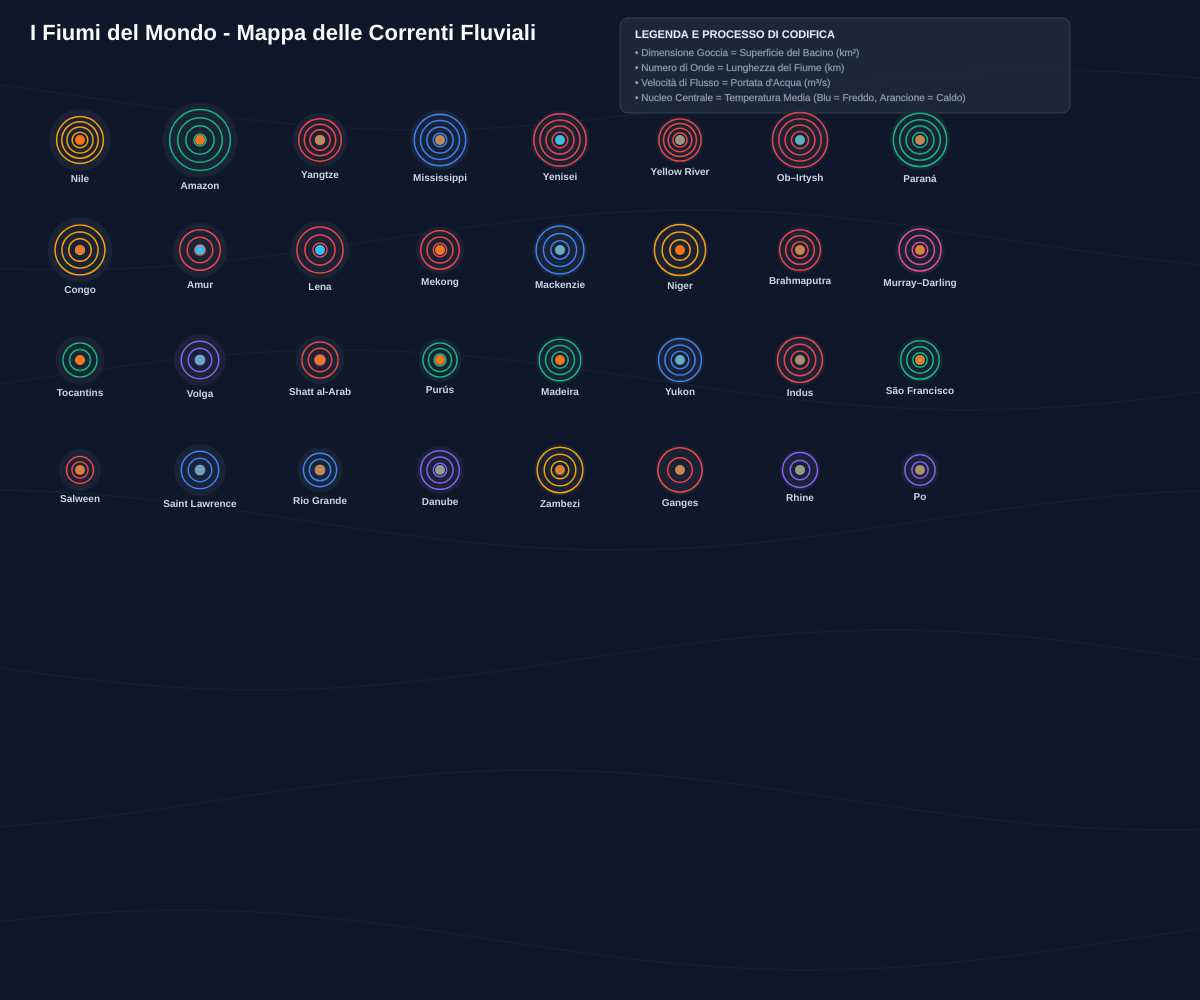
Frame 1 (no input)
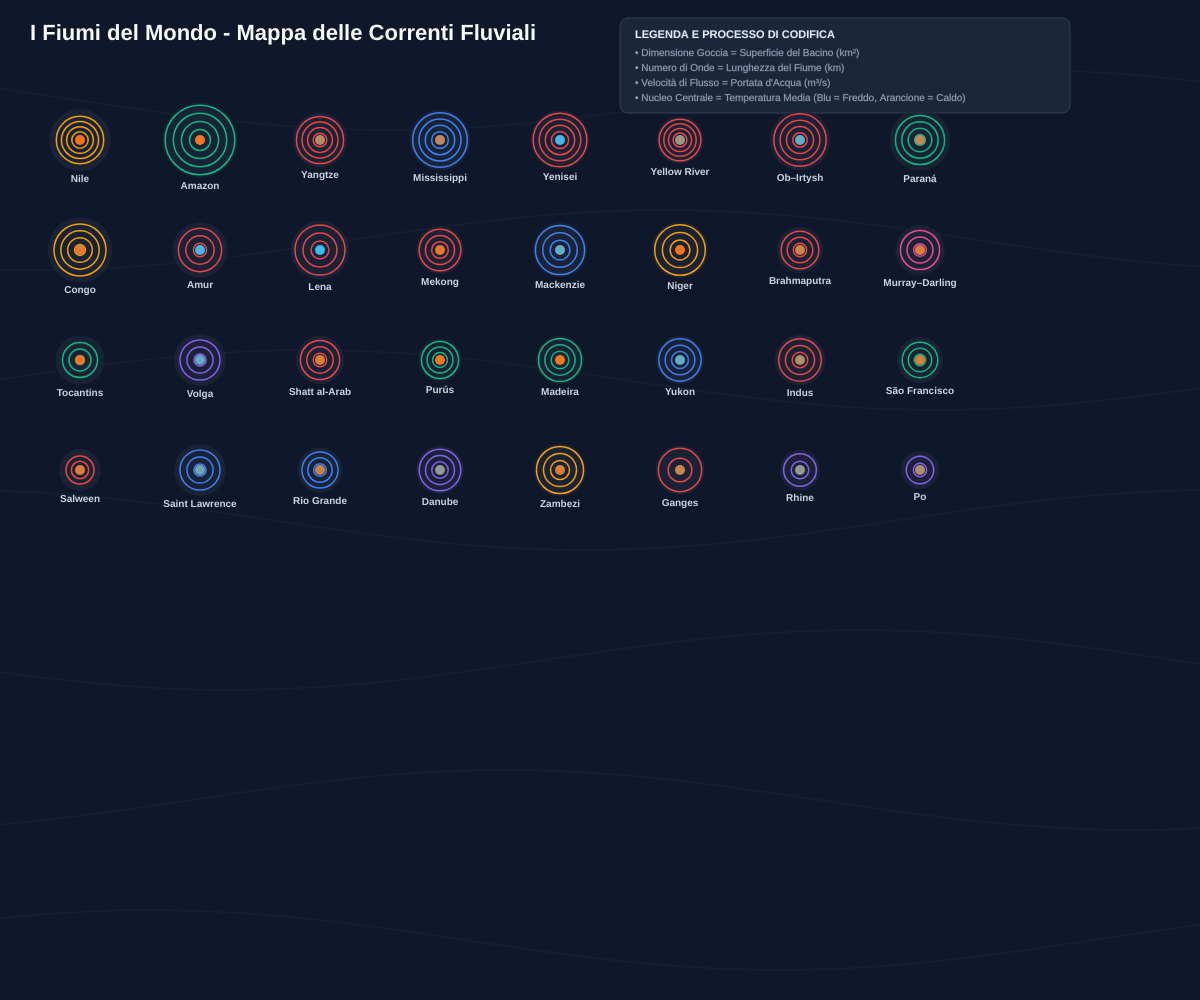
Frame 60 (no input)
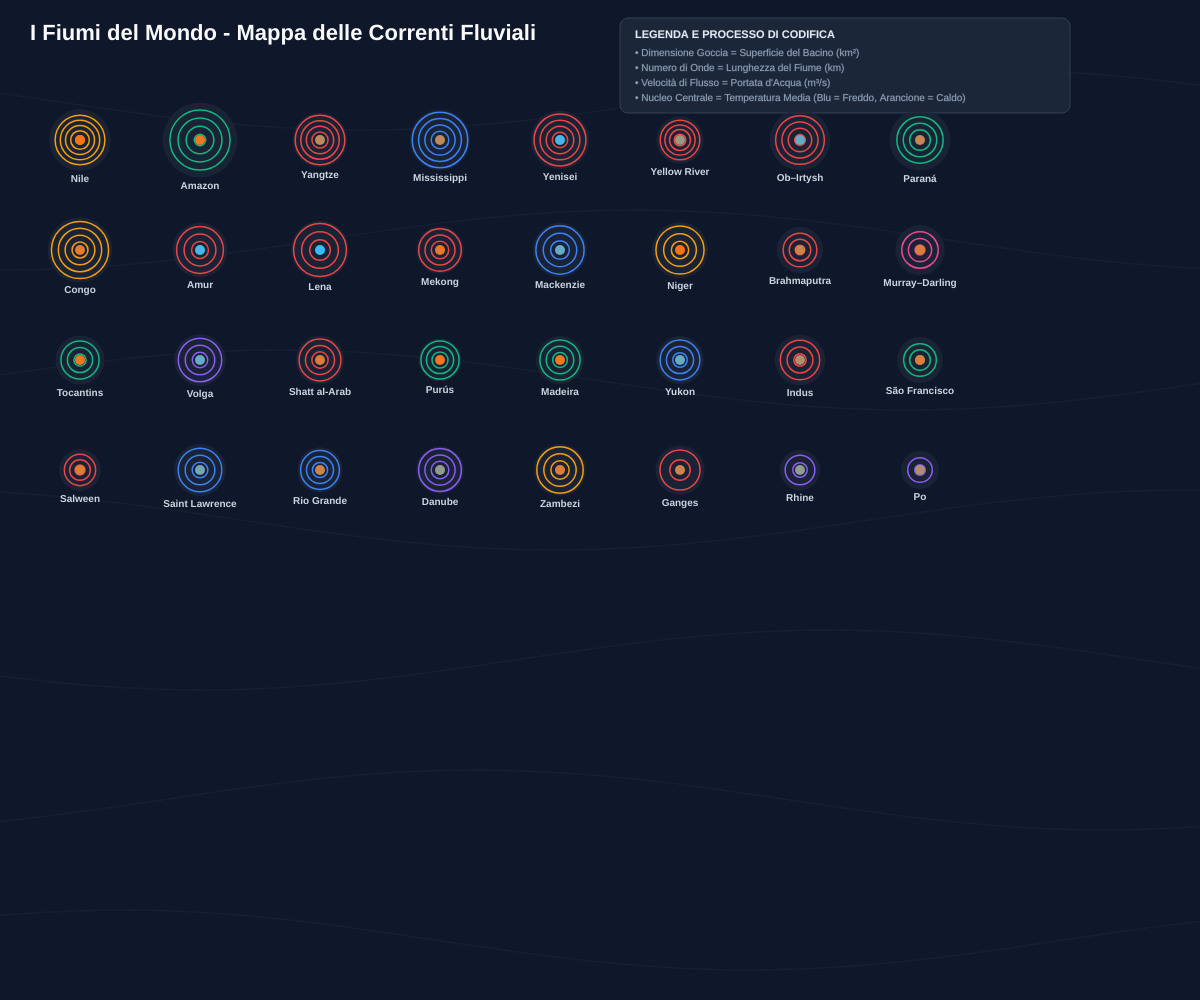
Frame 120 (the mouse pressed at the canvas centre since frame 60)

The p5.js sketch that drew these frames (run headless with seeded random() and noise() and a simulated clock; from frame 60 on, the mouse is pressed at the canvas centre):

// p5.js sketch
// ── sketch.js

const rawData = [
  {name:"Nile", length:6650, area:3254555, discharge:2800, continent:"Africa", temp:27.5},
  {name:"Amazon", length:6575, area:7050000, discharge:209000, continent:"South America", temp:26},
  {name:"Yangtze", length:6300, area:1808500, discharge:31900, continent:"Asia", temp:17},
  {name:"Mississippi", length:6275, area:2980000, discharge:16200, continent:"North America", temp:17.5},
  {name:"Yenisei", length:5539, area:2580000, discharge:19800, continent:"Asia", temp:-2.5},
  {name:"Yellow River", length:5464, area:752546, discharge:2110, continent:"Asia", temp:11.5},
  {name:"Ob–Irtysh", length:5410, area:2990000, discharge:12800, continent:"Asia", temp:2.5},
  {name:"Paraná", length:4880, area:3100000, discharge:25700, continent:"South America", temp:18.5},
  {name:"Congo", length:4700, area:4014500, discharge:41300, continent:"Africa", temp:24},
  {name:"Amur", length:4480, area:1855000, discharge:11000, continent:"Asia", temp:-2.5},
  {name:"Lena", length:4400, area:2490000, discharge:16400, continent:"Asia", temp:-5},
  {name:"Mekong", length:4350, area:795000, discharge:16000, continent:"Asia", temp:25},
  {name:"Mackenzie", length:4241, area:1740000, discharge:9700, continent:"North America", temp:2.5},
  {name:"Niger", length:4180, area:2092000, discharge:6000, continent:"Africa", temp:27.5},
  {name:"Brahmaputra", length:3960, area:651335, discharge:19800, continent:"Asia", temp:20},
  {name:"Murray–Darling", length:3750, area:1061469, discharge:767, continent:"Australia", temp:22.5},
  {name:"Tocantins", length:3650, area:967059, discharge:13700, continent:"South America", temp:26},
  {name:"Volga", length:3645, area:1360000, discharge:8060, continent:"Europe", temp:2.5},
  {name:"Shatt al-Arab", length:3600, area:879790, discharge:1350, continent:"Asia", temp:22.5},
  {name:"Purús", length:3379, area:371042, discharge:8400, continent:"South America", temp:26},
  {name:"Madeira", length:3379, area:850000, discharge:31000, continent:"South America", temp:26},
  {name:"Yukon", length:3190, area:832700, discharge:6430, continent:"North America", temp:2.5},
  {name:"Indus", length:3180, area:1155000, discharge:6000, continent:"Asia", temp:15},
  {name:"São Francisco", length:3150, area:641000, discharge:2850, continent:"South America", temp:22.5},
  {name:"Salween", length:2990, area:271914, discharge:16300, continent:"Asia", temp:22.5},
  {name:"Saint Lawrence", length:3058, area:1344200, discharge:10400, continent:"North America", temp:5},
  {name:"Rio Grande", length:3057, area:558000, discharge:160, continent:"North America", temp:20},
  {name:"Danube", length:2860, area:817000, discharge:6450, continent:"Europe", temp:10},
  {name:"Zambezi", length:2734, area:1390000, discharge:4900, continent:"Africa", temp:22.5},
  {name:"Ganges", length:2525, area:1000000, discharge:16000, continent:"Asia", temp:20},
  {name:"Rhine", length:1233, area:185000, discharge:2900, continent:"Europe", temp:10},
  {name:"Po", length:652, area:74000, discharge:1500, continent:"Europe", temp:15}
];

let glyphs = [];
let selectedGlyph = null;


const continentColors = {
  "Africa": "#f59e0b",
  "South America": "#10b981",
  "Asia": "#ef4444",
  "North America": "#3b82f6",
  "Europe": "#8b5cf6",
  "Australia": "#ec4899",
  "Oceania": "#ec4899"
};


function setup() {
  createCanvas(windowWidth, windowHeight);

  let minLen = Math.min(...rawData.map(d => d.length));
  let maxLen = Math.max(...rawData.map(d => d.length));
  let minArea = Math.min(...rawData.map(d => d.area));
  let maxArea = Math.max(...rawData.map(d => d.area));
  let minDis = Math.min(...rawData.map(d => d.discharge));
  let maxDis = Math.max(...rawData.map(d => d.discharge));
  let minTemp = Math.min(...rawData.map(d => d.temp));
  let maxTemp = Math.max(...rawData.map(d => d.temp));

  let cols = 8;
  let marginX = 80;
  let marginY = 140;
  let spacingX = 120;
  let spacingY = 110;

  rawData.forEach((d, i) => {
    let col = i % cols;
    let row = Math.floor(i / cols);
    let x = marginX + col * spacingX;
    let y = marginY + row * spacingY;

    let baseColor = continentColors[d.continent] || "#ffffff";

    glyphs.push({
      data: d,
      x: x,
      y: y,
      size: map(sqrt(d.area), sqrt(minArea), sqrt(maxArea), 28, 65),     
      waves: floor(map(d.length, minLen, maxLen, 2, 5)),                 
      flowSpeed: map(d.discharge, minDis, maxDis, 0.01, 0.05),           
      color: color(baseColor),                                           
      tempColor: lerpColor(color('#38bdf8'), color('#f97316'), map(d.temp, minTemp, maxTemp, 0, 1)) 
    });
  });
}


function draw() {
  background(15, 23, 42);

  drawBackgroundCurrents();
  drawHeader();
  drawLegend();

  for (let g of glyphs) {
    let isHover = dist(mouseX, mouseY, g.x, g.y) < g.size / 2 + 5;
    drawWaterDropGlyph(g, isHover || selectedGlyph === g);
  }

  drawDetailsCard(selectedGlyph);
}


function drawBackgroundCurrents() {
  push();
  noFill();
  stroke(30, 41, 59, 120);
  strokeWeight(1.5);

  for (let y = 100; y < height; y += 140) {
    beginShape();
    for (let x = 0; x <= width; x += 40) {
      let wave = sin((x + frameCount * 0.5) * 0.005 + y) * 30;
      vertex(x, y + wave);
    }
    endShape();
  }
  pop();
}


function drawWaterDropGlyph(g, highlight) {
  push();
  translate(g.x, g.y);

  noStroke();
  fill(30, 41, 59, 180);
  ellipse(0, 0, g.size + 10, g.size + 10);

  if (highlight) {
    noFill();
    stroke(255, 255, 255, 200);
    strokeWeight(2);
    ellipse(0, 0, g.size + 16, g.size + 16);
  }

  let waveOffset = sin(frameCount * g.flowSpeed + g.x) * 2.5;

  let maxR = g.size / 2;
  for (let w = 1; w <= g.waves; w++) {
    let currentRadius = (maxR / g.waves) * w + waveOffset;
    if (currentRadius < 4) continue;

   noFill();
  stroke(g.color);
  strokeWeight(1.5);
  ellipse(0, 0, currentRadius * 2, currentRadius * 2); // Cerchio completo anziché arco
  }

  noStroke();
  fill(g.tempColor);
  ellipse(0, 0, 10, 10);

  fill(203, 213, 225);
  textSize(10);
  textAlign(CENTER);
  text(g.data.name, 0, maxR + 16);

  pop();
}


function drawHeader() {
  fill(248, 250, 252);
  textSize(22);
  textStyle(BOLD);
  textAlign(LEFT);
  text("I Fiumi del Mondo - Mappa delle Correnti Fluviali", 30, 40);
}

function drawLegend() {
  push();
  translate(620, 18);

  fill(30, 41, 59, 220);
  stroke(51, 65, 85);
  rect(0, 0, 450, 95, 8);

  fill(226, 232, 240);
  textSize(11);
  textStyle(BOLD);
  textAlign(LEFT);
  text("LEGENDA E PROCESSO DI CODIFICA", 15, 20);

  textStyle(NORMAL);
  textSize(10);
  fill(148, 163, 184);
  text("• Dimensione Goccia = Superficie del Bacino (km²)", 15, 38);
  text("• Numero di Onde = Lunghezza del Fiume (km)", 15, 53);
  text("• Velocità di Flusso = Portata d'Acqua (m³/s)", 15, 68);
  text("• Nucleo Centrale = Temperatura Media (Blu = Freddo, Arancione = Caldo)", 15, 83);

  pop();
}

function drawDetailsCard(g) {
  if (!g) return; // Nessun testo in basso finché non viene cliccato un glifo

  push();
  translate(30, height - 85);

  fill(30, 41, 59, 240);
  stroke(g.color);
  strokeWeight(2);
  rect(0, 0, width - 60, 65, 8);

  noStroke();
  fill(255);
  textSize(15);
  textStyle(BOLD);
  textAlign(LEFT);
  text(`${g.data.name} (${g.data.continent})`, 20, 25);

  textSize(12);
  textStyle(NORMAL);
  fill(203, 213, 225);
  text(`• Lunghezza: ${g.data.length.toLocaleString()} km`, 20, 46);
  text(`• Area Bacino: ${g.data.area.toLocaleString()} km²`, 240, 46);
  text(`• Portata: ${g.data.discharge.toLocaleString()} m³/s`, 500, 46);
  text(`• Temp. Media: ${g.data.temp} °C`, 760, 46);

  pop();
}


function mousePressed() {
  let clicked = null;
  for (let g of glyphs) {
    if (dist(mouseX, mouseY, g.x, g.y) < g.size / 2 + 5) {
      clicked = g;
      break;
    }
  }
  selectedGlyph = clicked;
}

function windowResized() {
  resizeCanvas(windowWidth, windowHeight);
}
